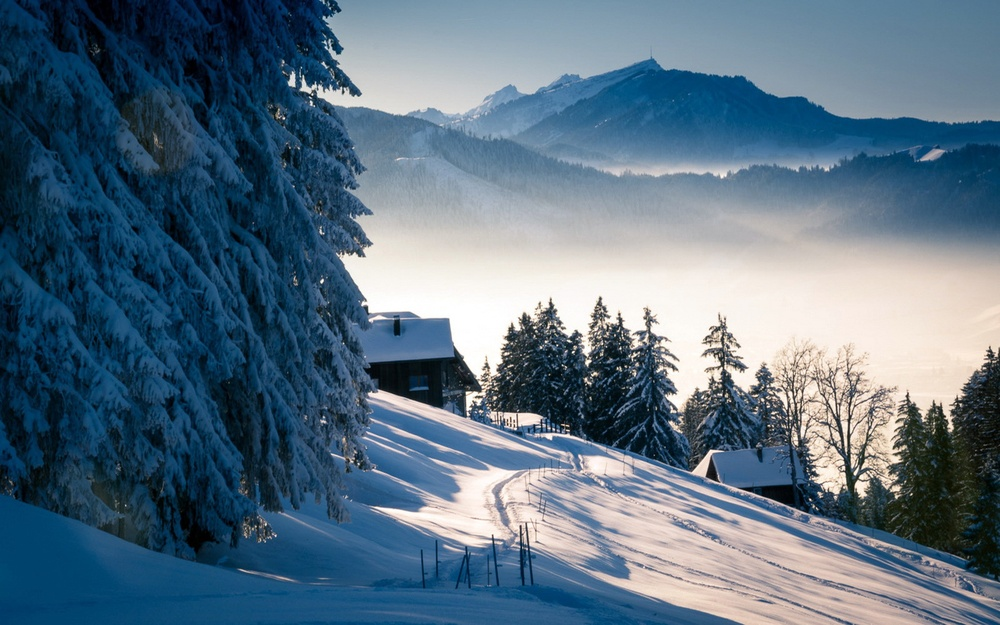
#> input picture test.jpg, 1000 x 625 px, shrunk from 1920 x 1200 before the run
$ python -i 222.py   (imports and definitions only)
#> lines starting #> are read from the running program, lines starting #| are printed output that depends on the picture
from scipy.ndimage import filters
from scipy import misc
from PIL import Image
from numpy import *
from pylab import *
def compute_harris_response(im,sigma=3):
    """ 在一幅灰度图像中，对每个像素计算 Harris 角点检测器响应函数 """
    # 计算导数
    imx = zeros(im.shape)
    filters.gaussian_filter(im, (sigma,sigma), (0,1), imx)
    imy = zeros(im.shape)
    filters.gaussian_filter(im, (sigma,sigma), (1,0), imy)
    # 计算 Harris 矩阵的分量
    Wxx = filters.gaussian_filter(imx*imx,sigma)
    Wxy = filters.gaussian_filter(imx*imy,sigma)
    Wyy = filters.gaussian_filter(imy*imy,sigma)
    # 计算特征值和迹
    Wdet = Wxx*Wyy - Wxy**2
    Wtr = Wxx + Wyy
    return Wdet / Wtr

def get_harris_points(harrisim,min_dist=10,threshold=0.1):
    """ 从一幅 Harris 响应图像中返回角点。 min_dist 为分割角点和图像边界的最少像素数目 """
    # 寻找高于阈值的候选角点
    corner_threshold = harrisim.max() * threshold
    harrisim_t = (harrisim > corner_threshold) * 1
    # 得到候选点的坐标
    coords = array(harrisim_t.nonzero()).T
    # 以及它们的 Harris 响应值
    candidate_values = [harrisim[c[0],c[1]] for c in coords]
    # 对候选点按照 Harris 响应值进行排序
    index = argsort(candidate_values)
    # 将可行点的位置保存到数组中
    allowed_locations = zeros(harrisim.shape)
    allowed_locations[min_dist:-min_dist,min_dist:-min_dist] = 1
    # 按照 min_distance 原则，选择最佳 Harris 点
    filtered_coords = []
    for i in index:
        if allowed_locations[coords[i,0],coords[i,1]] == 1:
            filtered_coords.append(coords[i])
            allowed_locations[(coords[i,0]-min_dist):(coords[i,0]+min_dist),(coords[i,1]-min_dist):(coords[i,1]+min_dist)] = 0
    return filtered_coords

def plot_harris_points(image,filtered_coords):
    """ 绘制图像中检测到的角点 """
    figure()
    gray()
    imshow(image)
    plot([p[1] for p in filtered_coords],[p[0] for p in filtered_coords],'*')
    axis('off')
    show()

>>> import cv2
>>> picture = cv2.imread('test.jpg', cv2.IMREAD_GRAYSCALE)
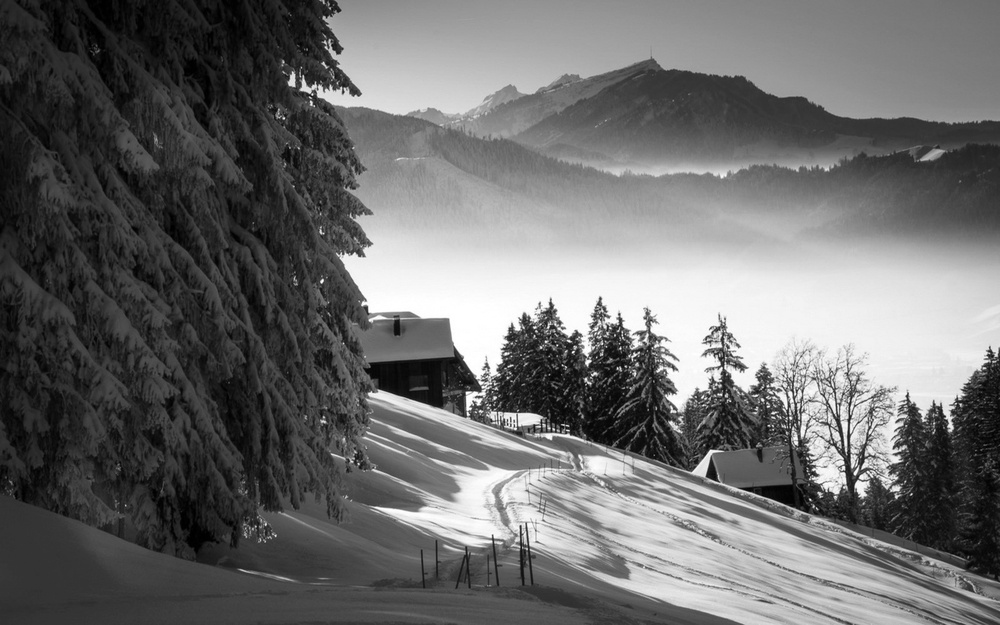
#> picture: shape (625, 1000); min 0, max 255, mean 108.2
>>> result = compute_harris_response(picture)
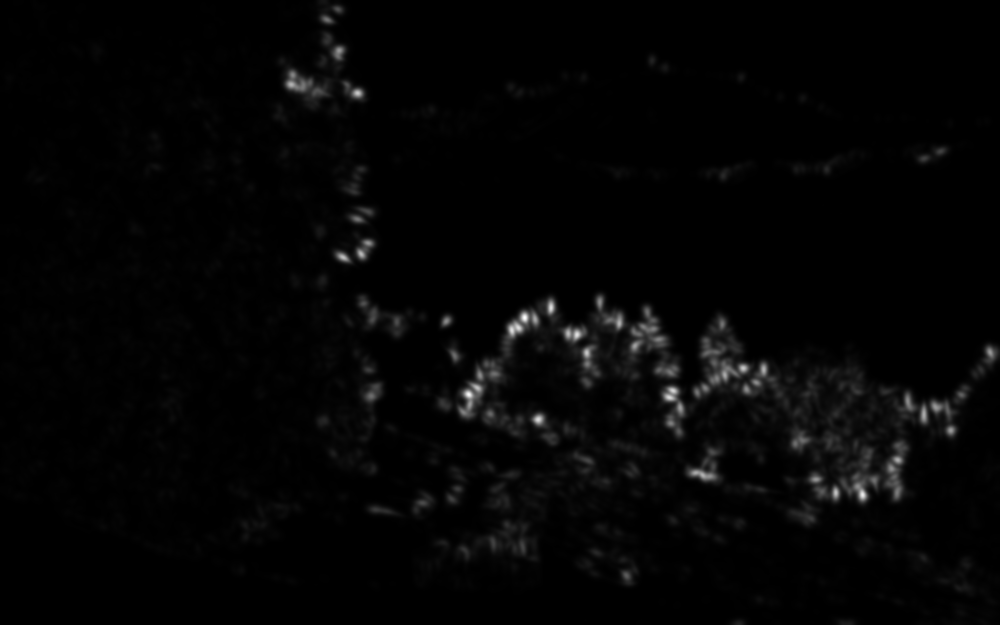
#> result: shape (625, 1000) float64; min 1.24e-05, max 59.74, mean 1.1; drawn with min black and max white
